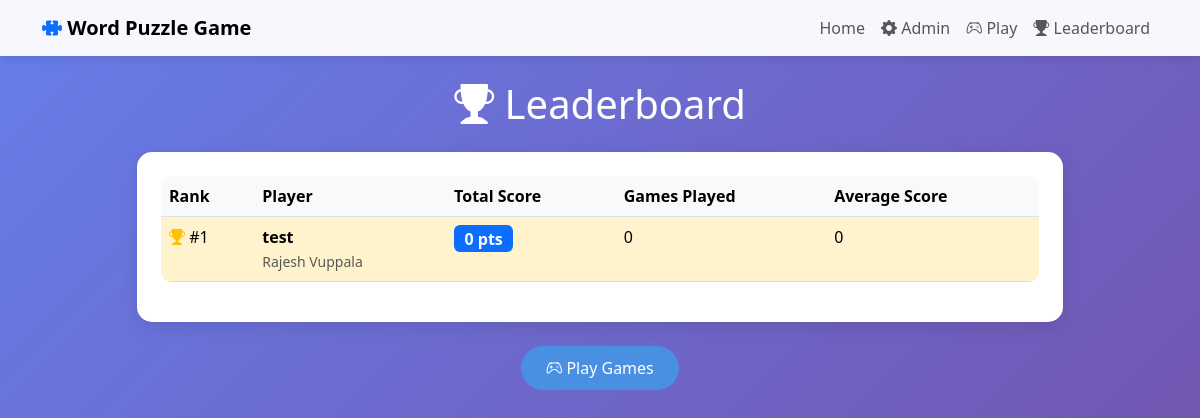
/player/leaderboard, run on an earlier commit of the app's database.
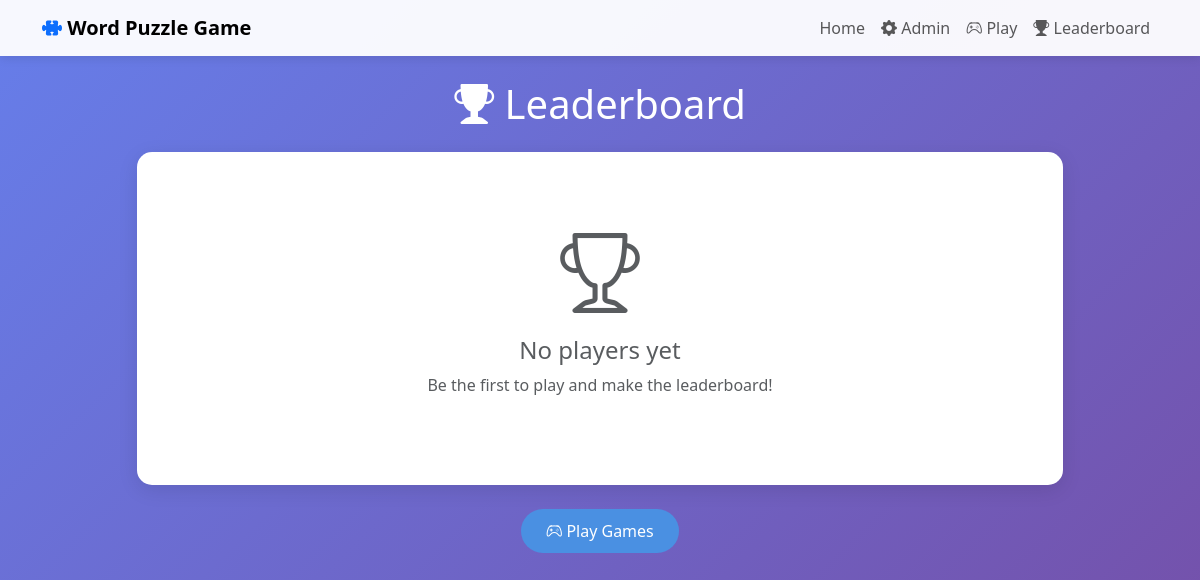
And on a later commit of the database.
### app/models.py (models this page shows, shortened)
class Player(db.Model):
    __tablename__ = 'players'
    id = db.Column(db.Integer, primary_key=True)
    username = db.Column(db.String(50), unique=True, nullable=False)
    email = db.Column(db.String(100), unique=True, nullable=False)
    full_name = db.Column(db.String(100), nullable=False)
    total_score = db.Column(db.Integer, default=0)
    games_played = db.Column(db.Integer, default=0)
    created_at = db.Column(db.DateTime, default=datetime.utcnow)
    updated_at = db.Column(db.DateTime, default=datetime.utcnow, onupdate=datetime.utcnow)
    is_active = db.Column(db.Boolean, default=True)
    game_scores = db.relationship('GameScore', backref='player', lazy=True, cascade='all, delete-orphan')

### app/routes.py (the view)
@player_bp.route('/leaderboard')
def leaderboard():
    top_players = Player.query.filter_by(is_active=True).order_by(desc(Player.total_score)).limit(10).all()
    return render_template('player/leaderboard.html', players=top_players)

### app/templates/player/leaderboard.html (shortened to what this page needs)
{% extends "base.html" %}
{% block content %}
<h1 class="mb-4 text-white text-center">
    <i class="bi bi-trophy-fill"></i> Leaderboard
</h1>
<div class="row justify-content-center">
    <div class="col-md-10">
        <div class="card p-4">
            {% if players %}
                <div class="table-responsive">
                    <table class="table table-hover">
                        <thead class="table-light">
                            <tr>
                                <th>Rank</th>
                                <th>Player</th>
                                <th>Total Score</th>
                                <th>Games Played</th>
                                <th>Average Score</th>
                            </tr>
                        </thead>
                        <tbody>
                            {% for player in players %}
                            <tr {% if loop.index == 1 %}class="table-warning"{% elif loop.index == 2 %}class="table-secondary"{% elif loop.index == 3 %}class="table-info"{% endif %}>
                                <td>
                                    {% if loop.index == 1 %}
                                        <i class="bi bi-trophy-fill text-warning"></i> #{{ loop.index }}
                                    {% elif loop.index == 2 %}
                                        <i class="bi bi-trophy-fill text-secondary"></i> #{{ loop.index }}
                                    {% elif loop.index == 3 %}
                                        <i class="bi bi-trophy-fill text-info"></i> #{{ loop.index }}
                                    {% else %}
                                        #{{ loop.index }}
                                    {% endif %}
                                </td>
                                <td>
                                    <strong>{{ player.username }}</strong>
                                    <br>
                                    <small class="text-muted">{{ player.full_name }}</small>
                                </td>
                                <td>
                                    <span class="badge bg-primary fs-6">
                                        {{ player.total_score }} pts
                                    </span>
                                </td>
                                <td>{{ player.games_played }}</td>
                                <td>
                                    {% if player.games_played > 0 %}
                                        {{ (player.total_score / player.games_played)|round(1) }}
                                    {% else %}
                                        0
                                    {% endif %}
                                </td>
                            </tr>
                            {% endfor %}
                        </tbody>
                    </table>
                </div>
            {% else %}
                <div class="text-center py-5">
                    <i class="bi bi-trophy display-1 text-muted"></i>
                    <h4 class="mt-3 text-muted">No players yet</h4>
                    <p class="text-muted">Be the first to play and make the leaderboard!</p>
                </div>
            {% endif %}
        </div>
    </div>
</div>
<div class="text-center mt-4">
    <a href="{{ url_for('player.player_dashboard') }}" class="btn btn-primary">
        <i class="bi bi-controller"></i> Play Games
    </a>
</div>
{% endblock %}

What changed in the data, as far as the page shows it:
removed Player: username "test", full_name "Rajesh Vuppala", total_score "0", games_played "0"
Also different on the page:
text no longer shown: "Rank Player Total Score Games Played Average Score"
text now shown: "No players yet Be the first to play and make the leaderboard!"
